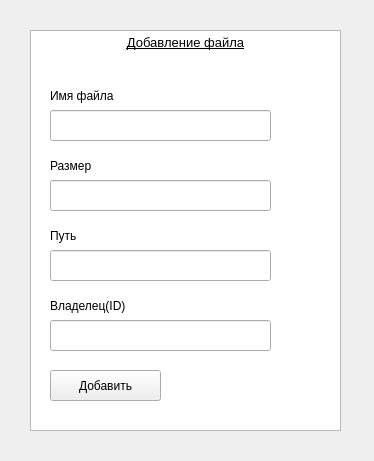
<?xml version="1.0" encoding="UTF-8"?>
<ui version="4.0">
 <class>FileAdd</class>
 <widget class="QWidget" name="FileAdd">
  <property name="geometry">
   <rect>
    <x>0</x>
    <y>0</y>
    <width>374</width>
    <height>461</height>
   </rect>
  </property>
  <property name="windowTitle">
   <string>Добавить</string>
  </property>
  <widget class="QPushButton" name="pushButtonFileAdd">
   <property name="geometry">
    <rect>
     <x>50</x>
     <y>370</y>
     <width>111</width>
     <height>31</height>
    </rect>
   </property>
   <property name="text">
    <string>Добавить</string>
   </property>
  </widget>
  <widget class="QLabel" name="labelNameAdd">
   <property name="geometry">
    <rect>
     <x>50</x>
     <y>80</y>
     <width>81</width>
     <height>31</height>
    </rect>
   </property>
   <property name="text">
    <string>Имя файла</string>
   </property>
  </widget>
  <widget class="QLabel" name="labelSizeAdd">
   <property name="geometry">
    <rect>
     <x>50</x>
     <y>150</y>
     <width>101</width>
     <height>31</height>
    </rect>
   </property>
   <property name="text">
    <string>Размер</string>
   </property>
  </widget>
  <widget class="QTextBrowser" name="textBrowserFileAdd">
   <property name="geometry">
    <rect>
     <x>30</x>
     <y>30</y>
     <width>311</width>
     <height>401</height>
    </rect>
   </property>
   <property name="html">
    <string>&lt;!DOCTYPE HTML PUBLIC &quot;-//W3C//DTD HTML 4.0//EN&quot; &quot;http://www.w3.org/TR/REC-html40/strict.dtd&quot;&gt;
&lt;html&gt;&lt;head&gt;&lt;meta name=&quot;qrichtext&quot; content=&quot;1&quot; /&gt;&lt;style type=&quot;text/css&quot;&gt;
p, li { white-space: pre-wrap; }
&lt;/style&gt;&lt;/head&gt;&lt;body style=&quot; font-family:'MS Shell Dlg 2'; font-size:7.8pt; font-weight:400; font-style:normal;&quot;&gt;
&lt;p align=&quot;center&quot; style=&quot; margin-top:0px; margin-bottom:0px; margin-left:0px; margin-right:0px; -qt-block-indent:0; text-indent:0px;&quot;&gt;&lt;span style=&quot; font-size:10pt; text-decoration: underline;&quot;&gt;Добавление файла&lt;/span&gt;&lt;/p&gt;&lt;/body&gt;&lt;/html&gt;</string>
   </property>
  </widget>
  <widget class="QLabel" name="labelLocationAdd">
   <property name="geometry">
    <rect>
     <x>50</x>
     <y>220</y>
     <width>101</width>
     <height>31</height>
    </rect>
   </property>
   <property name="text">
    <string>Путь</string>
   </property>
  </widget>
  <widget class="QLabel" name="labelOwnerAdd">
   <property name="geometry">
    <rect>
     <x>50</x>
     <y>290</y>
     <width>121</width>
     <height>31</height>
    </rect>
   </property>
   <property name="text">
    <string>Владелец(ID)</string>
   </property>
  </widget>
  <widget class="QLineEdit" name="lineEditNameAdd">
   <property name="geometry">
    <rect>
     <x>50</x>
     <y>110</y>
     <width>221</width>
     <height>31</height>
    </rect>
   </property>
  </widget>
  <widget class="QLineEdit" name="lineEditSizeAdd">
   <property name="geometry">
    <rect>
     <x>50</x>
     <y>180</y>
     <width>221</width>
     <height>31</height>
    </rect>
   </property>
  </widget>
  <widget class="QLineEdit" name="lineEditLocationAdd">
   <property name="geometry">
    <rect>
     <x>50</x>
     <y>250</y>
     <width>221</width>
     <height>31</height>
    </rect>
   </property>
  </widget>
  <widget class="QLineEdit" name="lineEditOwnerAdd">
   <property name="geometry">
    <rect>
     <x>50</x>
     <y>320</y>
     <width>221</width>
     <height>31</height>
    </rect>
   </property>
  </widget>
  <zorder>textBrowserFileAdd</zorder>
  <zorder>pushButtonFileAdd</zorder>
  <zorder>labelNameAdd</zorder>
  <zorder>labelSizeAdd</zorder>
  <zorder>labelLocationAdd</zorder>
  <zorder>labelOwnerAdd</zorder>
  <zorder>lineEditNameAdd</zorder>
  <zorder>lineEditSizeAdd</zorder>
  <zorder>lineEditLocationAdd</zorder>
  <zorder>lineEditOwnerAdd</zorder>
 </widget>
 <resources/>
 <connections/>
</ui>
